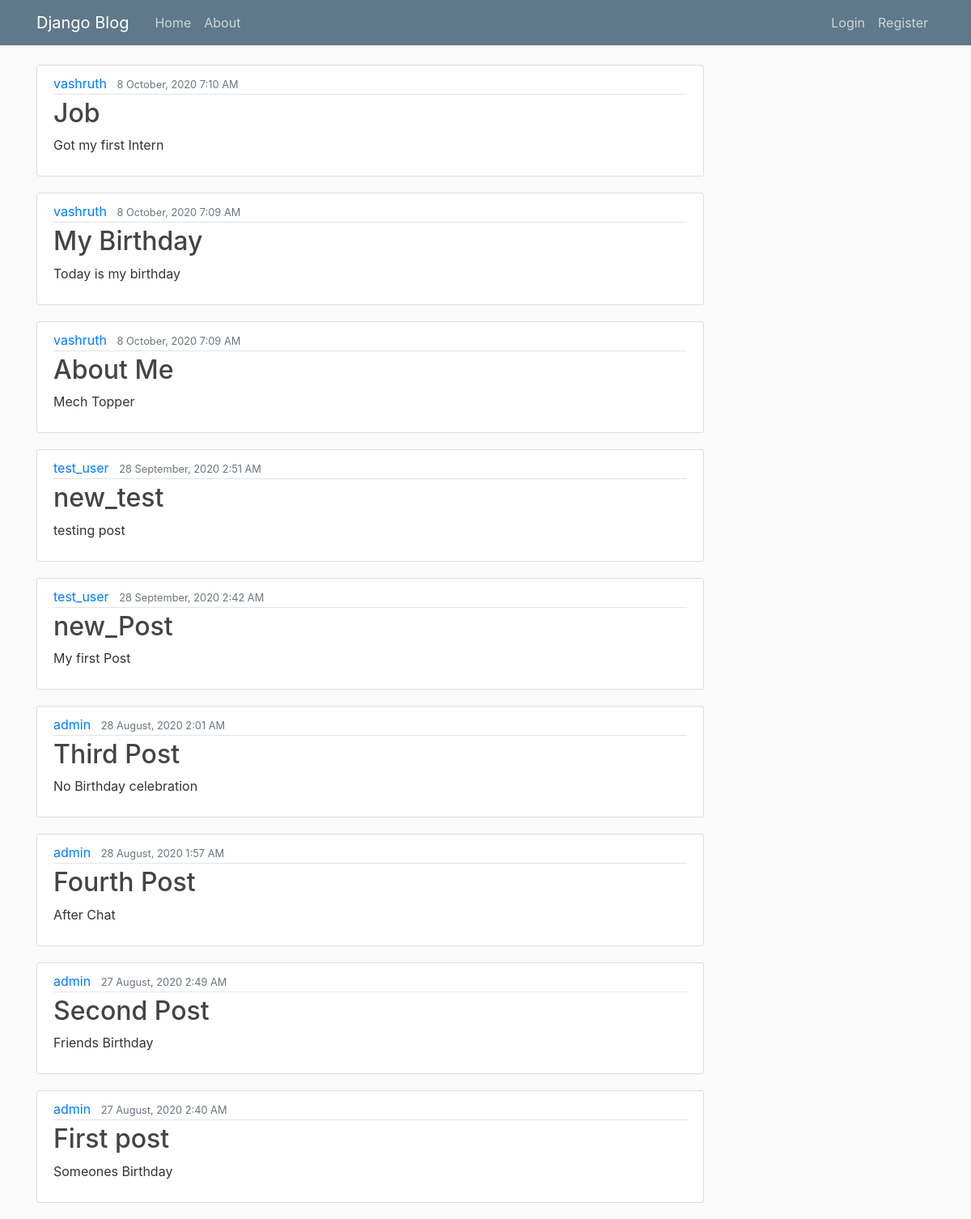
The page / on the database its author committed.
### blog/models.py (models this page shows, shortened)
class Post(models.Model):
	title = models.CharField(max_length = 100)
	content = models.TextField()
	date_posted = models.DateTimeField(default = timezone.now)
	author = models.ForeignKey(User, on_delete = models.CASCADE)

### blog/views.py (the view)
# urls.py: path('', PostListView.as_view(), name='blog-home'),
class PostListView(ListView):
	model = Post
	template_name = 'blog/home.html'
	context_object_name = 'posts'
	ordering = ['-date_posted']

### blog/templates/blog/home.html
{% extends 'blog/base.html' %}
{% block content %}
	{% for post in posts %}
		<article class="media content-section">
		  <div class="media-body">
		    <div class="article-metadata">
		      <a class="mr-2" href="{% url 'user-posts' post.author %}">{{ post.author }}</a>
		      <small class="text-muted">{{ post.date_posted|date:'j F, o f A'}}</small>
		    </div>
		    <h2><a class="article-title" href="{% url 'post-detail' post.id%}">{{ post.title }}</a></h2>
		    <p class="article-content">{{ post.content }}</p>
		  </div>
		</article>
	{% endfor %}
{% endblock content %}

### blog/templates/blog/base.html (shortened to what this page needs)
{% load static %}
<!DOCTYPE html>
<html>
<head>
	    <link rel="stylesheet" href="https://stackpath.bootstrapcdn.com/bootstrap/4.5.2/css/bootstrap.min.css">
	    <link rel="stylesheet" type="text/css" href="{% static 'blog/main.css' %}">
</head>
<body>
	<header class="site-header">
	  <nav class="navbar navbar-expand-md navbar-dark bg-steel fixed-top">
	    <div class="container">
	      <a class="navbar-brand mr-4" href="{% url 'blog-home' %}">Django Blog</a>
	      <div class="collapse navbar-collapse" id="navbarToggle">
	        <div class="navbar-nav mr-auto">
	          <a class="nav-item nav-link" href="{% url 'blog-home' %}">Home</a>
	          <a class="nav-item nav-link" href="{% url 'blog-about' %}">About</a>
	        </div>
	        <div class="navbar-nav">
	        	{% if user.is_authenticated %}
	        		<a class="nav-item nav-link" href="{% url 'post-create' %}">New Post</a>
	        		<a class="nav-item nav-link" href="{% url 'profile' %}">Profile</a>
	        		<a class="nav-item nav-link" href="{% url 'logout' %}">Logout</a>
	        	{% else %}
	        		<a class="nav-item nav-link" href="{% url 'login' %}">Login</a>
	        		<a class="nav-item nav-link" href="{% url 'register' %}">Register</a>
	        	{% endif %}
	        </div>
	      </div>
	    </div>
	  </nav>
	</header>
	<main role="main" class="container">
	  <div class="row">
	    <div class="col-md-9">
	      {% block content %}{% endblock %}
	    </div>
	  </div>
	</main>
</body>
</html>

### blog/static/blog/main.css (style rules this page uses)
body { background: #fafafa; color: #333333; margin-top: 5rem; }
h1, h2, h3, h4, h5, h6 { color: #444444; }
.bg-steel { background-color: #5f788a; }
.site-header .navbar-nav .nav-link { color: #cbd5db; }
.content-section { background: #ffffff; padding: 10px 20px; border: 1px solid #dddddd; border-radius: 3px; margin-bottom: 20px; }
.article-title { color: #444444; }
.article-content { white-space: pre-line; }
.article-metadata { padding-bottom: 1px; margin-bottom: 4px; border-bottom: 1px solid #e3e3e3 }

### rows shown on the page
Post: author "vashruth", date_posted "8 October, 2020 7:10 AM", title "Job", content "Got my first Intern"
Post: author "vashruth", date_posted "8 October, 2020 7:09 AM", title "My Birthday", content "Today is my birthday"
Post: author "vashruth", date_posted "8 October, 2020 7:09 AM", title "About Me", content "Mech Topper"
Post: author "test_user", date_posted "28 September, 2020 2:51 AM", title "new_test", content "testing post"
Post: author "test_user", date_posted "28 September, 2020 2:42 AM", title "new_Post", content "My first Post"
Post: author "admin", date_posted "28 August, 2020 2:01 AM", title "Third Post", content "No Birthday celebration"
Post: author "admin", date_posted "28 August, 2020 1:57 AM", title "Fourth Post", content "After Chat"
Post: author "admin", date_posted "27 August, 2020 2:49 AM", title "Second Post", content "Friends Birthday"
Post: author "admin", date_posted "27 August, 2020 2:40 AM", title "First post", content "Someones Birthday"
